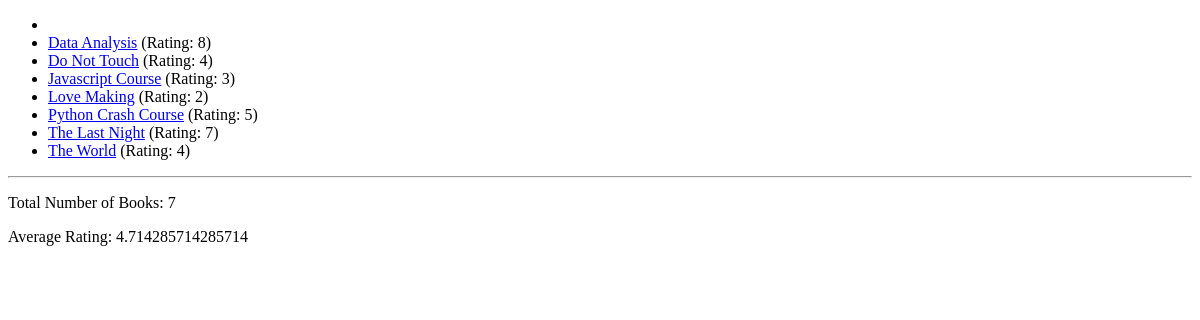
Before: / with the older database file.
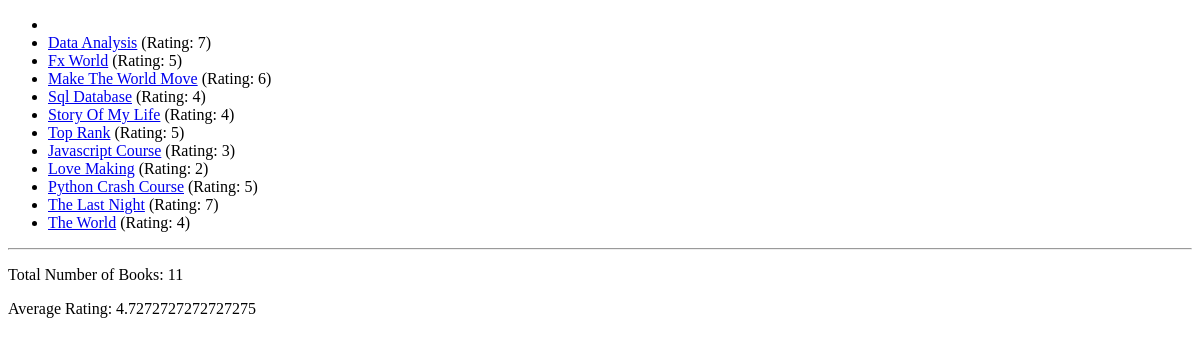
After: the same page with the newer database file.
### booksrecords/models.py (models this page shows, shortened)
class BooksDetails(models.Model):
    fullname = models.CharField(max_length=100)
    address = models.CharField(max_length=70)
    phone = models.BigIntegerField()
    email = models.EmailField(max_length=50)
    title = models.CharField(max_length=50, default=True)
    rating = models.IntegerField(default=True,
        validators = [
            MinValueValidator(1), MaxValueValidator(9)
        ]
    )
    slug = models.SlugField(default="", blank=True, null=False, db_index=True)  #very importance (editable=False was remove because on the admin i use the readonly field)
    class Meta():
        db_table = "Receiver info"
    def get_absolute_url(self):
        return reverse("details", args=[self.slug])

### booksrecords/views.py (the view)
# urls.py: path("", views.index),
def index(request):
    books_details = BooksDetails.objects.all().order_by("title")
    number_books = books_details.count()
    average_rating = books_details.aggregate(Avg("rating"))
    return render(request, "booksrecords/index.html",{
        "books": books_details,
        "total_number_of_books": number_books,
        "average_rating": average_rating
    })

### booksrecords/templates/booksrecords/index.html (shortened to what this page needs)
{% extends "base.html" %}
{% block content %}
    <ul>
        <li>
            {% for book in books %}
                <li> <a href="{{ book.get_absolute_url }}">{{book.title|title}}</a> (Rating: {{ book.rating }})</li>
            {% endfor %}
        </li>
    </ul>
    <hr>
    <p> Total Number of Books: {{ total_number_of_books }} </p>
    <p> Average Rating: {{ average_rating.rating__avg }}</p>
{% endblock %}

### booksrecords/templates/base.html (shortened to what this page needs)
<!DOCTYPE html>
<html lang="en">
<head>
</head>
<body>
    {% block content %} {% endblock %}
</body>
</html>

Changed rows visible on the page:
changed BooksDetails "Data Analysis": rating "8" → "7"
added BooksDetails: title "Fx World", rating "5"
added BooksDetails: title "Make The World Move", rating "6"
added BooksDetails: title "Sql Database", rating "4"
changed BooksDetails: title "Do Not Touch" → "Story Of My Life"
added BooksDetails: title "Top Rank", rating "5"
Other visible differences:
{{ total_number_of_books }}: "7" → "11"
{{ average_rating.rating__avg }}: "4.714285714285714" → "4.7272727272727275"
